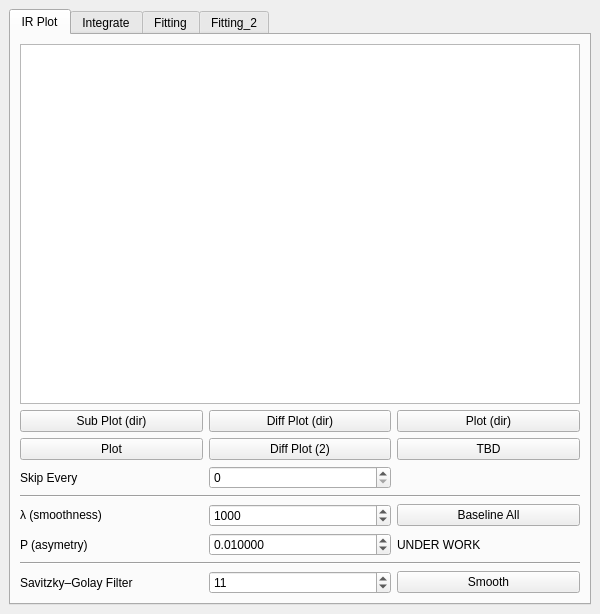
<?xml version="1.0" encoding="UTF-8"?>
<ui version="4.0">
 <class>DockWidget</class>
 <widget class="QDockWidget" name="DockWidget">
  <property name="geometry">
   <rect>
    <x>0</x>
    <y>0</y>
    <width>600</width>
    <height>614</height>
   </rect>
  </property>
  <property name="windowTitle">
   <string>FTIR</string>
  </property>
  <widget class="QWidget" name="dockWidgetContents">
   <layout class="QGridLayout" name="gridLayout">
    <item row="3" column="0" colspan="2">
     <widget class="QTabWidget" name="tabWidget">
      <property name="enabled">
       <bool>true</bool>
      </property>
      <property name="currentIndex">
       <number>0</number>
      </property>
      <widget class="QWidget" name="tab">
       <attribute name="title">
        <string>IR Plot</string>
       </attribute>
       <layout class="QGridLayout" name="gridLayout_2">
        <item row="12" column="1">
         <widget class="QLabel" name="label_6">
          <property name="text">
           <string>P (asymetry) </string>
          </property>
         </widget>
        </item>
        <item row="1" column="1">
         <widget class="QPushButton" name="sub_dir_pb">
          <property name="text">
           <string>Sub Plot (dir)</string>
          </property>
         </widget>
        </item>
        <item row="15" column="3">
         <widget class="QPushButton" name="smooth_pb">
          <property name="text">
           <string>Smooth</string>
          </property>
         </widget>
        </item>
        <item row="15" column="1">
         <widget class="QLabel" name="label_3">
          <property name="text">
           <string>Savitzky–Golay Filter</string>
          </property>
         </widget>
        </item>
        <item row="0" column="1" colspan="3">
         <widget class="QTreeView" name="FTIR_treeView"/>
        </item>
        <item row="10" column="2">
         <widget class="QSpinBox" name="lambda_sb">
          <property name="maximum">
           <number>9999999</number>
          </property>
          <property name="singleStep">
           <number>1000</number>
          </property>
          <property name="value">
           <number>1000</number>
          </property>
         </widget>
        </item>
        <item row="9" column="1" colspan="3">
         <widget class="Line" name="line">
          <property name="orientation">
           <enum>Qt::Horizontal</enum>
          </property>
         </widget>
        </item>
        <item row="1" column="3">
         <widget class="QPushButton" name="abs_dir_pb">
          <property name="text">
           <string>Plot (dir)</string>
          </property>
         </widget>
        </item>
        <item row="10" column="3">
         <widget class="QPushButton" name="baseline_pb">
          <property name="text">
           <string>Baseline All</string>
          </property>
         </widget>
        </item>
        <item row="4" column="1">
         <widget class="QPushButton" name="spectra_pb">
          <property name="text">
           <string>Plot</string>
          </property>
         </widget>
        </item>
        <item row="10" column="1">
         <widget class="QLabel" name="label_4">
          <property name="text">
           <string>&lt;html&gt;&lt;head/&gt;&lt;body&gt;&lt;p&gt;λ  (smoothness)&lt;/p&gt;&lt;/body&gt;&lt;/html&gt;</string>
          </property>
         </widget>
        </item>
        <item row="6" column="2">
         <widget class="QSpinBox" name="skip_sb">
          <property name="buttonSymbols">
           <enum>QAbstractSpinBox::UpDownArrows</enum>
          </property>
          <property name="keyboardTracking">
           <bool>false</bool>
          </property>
          <property name="value">
           <number>0</number>
          </property>
         </widget>
        </item>
        <item row="6" column="1">
         <widget class="QLabel" name="label">
          <property name="text">
           <string>Skip Every</string>
          </property>
         </widget>
        </item>
        <item row="4" column="2">
         <widget class="QPushButton" name="diff_2_pb">
          <property name="text">
           <string>Diff Plot (2)</string>
          </property>
         </widget>
        </item>
        <item row="4" column="3">
         <widget class="QPushButton" name="pushButton_7">
          <property name="text">
           <string>TBD</string>
          </property>
         </widget>
        </item>
        <item row="1" column="2">
         <widget class="QPushButton" name="diff_dir_pb">
          <property name="text">
           <string>Diff Plot (dir)</string>
          </property>
         </widget>
        </item>
        <item row="13" column="1" colspan="3">
         <widget class="Line" name="line_2">
          <property name="orientation">
           <enum>Qt::Horizontal</enum>
          </property>
         </widget>
        </item>
        <item row="15" column="2">
         <widget class="QSpinBox" name="smooth_sb">
          <property name="value">
           <number>11</number>
          </property>
         </widget>
        </item>
        <item row="12" column="2">
         <widget class="QDoubleSpinBox" name="p_sb">
          <property name="decimals">
           <number>6</number>
          </property>
          <property name="maximum">
           <double>1000.000000000000000</double>
          </property>
          <property name="singleStep">
           <double>0.010000000000000</double>
          </property>
          <property name="value">
           <double>0.010000000000000</double>
          </property>
         </widget>
        </item>
        <item row="12" column="3">
         <widget class="QLabel" name="label_7">
          <property name="text">
           <string>UNDER WORK</string>
          </property>
         </widget>
        </item>
       </layout>
      </widget>
      <widget class="QWidget" name="tab_3">
       <attribute name="title">
        <string>Integrate</string>
       </attribute>
       <layout class="QGridLayout" name="gridLayout_4">
        <item row="0" column="3" colspan="3">
         <widget class="QTextBrowser" name="textBrowser">
          <property name="sizePolicy">
           <sizepolicy hsizetype="Expanding" vsizetype="MinimumExpanding">
            <horstretch>0</horstretch>
            <verstretch>0</verstretch>
           </sizepolicy>
          </property>
          <property name="maximumSize">
           <size>
            <width>16777215</width>
            <height>100</height>
           </size>
          </property>
          <property name="html">
           <string>&lt;!DOCTYPE HTML PUBLIC &quot;-//W3C//DTD HTML 4.0//EN&quot; &quot;http://www.w3.org/TR/REC-html40/strict.dtd&quot;&gt;
&lt;html&gt;&lt;head&gt;&lt;meta name=&quot;qrichtext&quot; content=&quot;1&quot; /&gt;&lt;style type=&quot;text/css&quot;&gt;
p, li { white-space: pre-wrap; }
&lt;/style&gt;&lt;/head&gt;&lt;body style=&quot; font-family:'.AppleSystemUIFont'; font-size:13pt; font-weight:400; font-style:normal;&quot;&gt;
&lt;p align=&quot;center&quot; style=&quot; margin-top:0px; margin-bottom:0px; margin-left:0px; margin-right:0px; -qt-block-indent:0; text-indent:0px;&quot;&gt;Press integrate mode.  Add the spectra to the top axis then click and hold on one limit and release on the other limit and the integral will show up on the axis below as well as in the table below here,  or manually type in the limits below and press &amp;quot;Integrate&amp;quot;&lt;/p&gt;&lt;/body&gt;&lt;/html&gt;</string>
          </property>
         </widget>
        </item>
        <item row="7" column="3" rowspan="4" colspan="3">
         <widget class="QTableWidget" name="tableWidget">
          <property name="minimumSize">
           <size>
            <width>320</width>
            <height>0</height>
           </size>
          </property>
          <property name="maximumSize">
           <size>
            <width>1000</width>
            <height>1000</height>
           </size>
          </property>
          <property name="rowCount">
           <number>0</number>
          </property>
          <property name="columnCount">
           <number>0</number>
          </property>
         </widget>
        </item>
        <item row="2" column="5">
         <widget class="QDoubleSpinBox" name="max_sb">
          <property name="maximum">
           <double>4000.000000000000000</double>
          </property>
          <property name="value">
           <double>4000.000000000000000</double>
          </property>
         </widget>
        </item>
        <item row="2" column="4">
         <widget class="QDoubleSpinBox" name="min_sb">
          <property name="maximum">
           <double>4000.000000000000000</double>
          </property>
          <property name="value">
           <double>400.000000000000000</double>
          </property>
         </widget>
        </item>
        <item row="4" column="5">
         <widget class="QPushButton" name="integrate_pb">
          <property name="maximumSize">
           <size>
            <width>16777215</width>
            <height>16777215</height>
           </size>
          </property>
          <property name="text">
           <string>Integrate</string>
          </property>
         </widget>
        </item>
        <item row="4" column="4">
         <widget class="QComboBox" name="int_type_cb">
          <item>
           <property name="text">
            <string>Subtraction</string>
           </property>
          </item>
          <item>
           <property name="text">
            <string>Subtraction_C</string>
           </property>
          </item>
          <item>
           <property name="text">
            <string>Difference</string>
           </property>
          </item>
          <item>
           <property name="text">
            <string>Absolute</string>
           </property>
          </item>
         </widget>
        </item>
        <item row="5" column="3" colspan="3">
         <widget class="Line" name="line_3">
          <property name="orientation">
           <enum>Qt::Horizontal</enum>
          </property>
         </widget>
        </item>
        <item row="4" column="3">
         <widget class="QComboBox" name="xaxis_cb">
          <item>
           <property name="text">
            <string>Half-Ints</string>
           </property>
          </item>
          <item>
           <property name="text">
            <string>Ints</string>
           </property>
          </item>
         </widget>
        </item>
        <item row="2" column="3">
         <widget class="QComboBox" name="leftrightaxis_cb">
          <property name="maximumSize">
           <size>
            <width>16777215</width>
            <height>16777215</height>
           </size>
          </property>
          <item>
           <property name="text">
            <string>Left Axis</string>
           </property>
          </item>
          <item>
           <property name="text">
            <string>Right Axis</string>
           </property>
          </item>
         </widget>
        </item>
        <item row="1" column="3" colspan="3">
         <widget class="QRadioButton" name="integratemode_rb">
          <property name="text">
           <string>Integrate Mode</string>
          </property>
         </widget>
        </item>
        <item row="11" column="5">
         <widget class="QPushButton" name="plottable_pb">
          <property name="text">
           <string>Plot Table</string>
          </property>
         </widget>
        </item>
        <item row="11" column="4">
         <widget class="QComboBox" name="tabley_cb"/>
        </item>
       </layout>
      </widget>
      <widget class="QWidget" name="tab_2">
       <attribute name="title">
        <string>Fitting</string>
       </attribute>
       <layout class="QGridLayout" name="gridLayout_3">
        <item row="2" column="1">
         <widget class="QPushButton" name="plot_current_pb">
          <property name="text">
           <string>Plot Current</string>
          </property>
         </widget>
        </item>
        <item row="3" column="0" colspan="4">
         <widget class="QTextEdit" name="fit_report_TE"/>
        </item>
        <item row="1" column="0" colspan="4">
         <widget class="QTableWidget" name="tableWidget_2">
          <row>
           <property name="text">
            <string>Amp</string>
           </property>
          </row>
          <row>
           <property name="text">
            <string>Amp Low</string>
           </property>
          </row>
          <row>
           <property name="text">
            <string>Amp High</string>
           </property>
          </row>
          <row>
           <property name="text">
            <string>Cen</string>
           </property>
          </row>
          <row>
           <property name="text">
            <string>Cen Low</string>
           </property>
          </row>
          <row>
           <property name="text">
            <string>Cen High</string>
           </property>
          </row>
          <row>
           <property name="text">
            <string>Sigma</string>
           </property>
          </row>
          <row>
           <property name="text">
            <string>Sigma Low</string>
           </property>
          </row>
          <row>
           <property name="text">
            <string>Sigma High</string>
           </property>
          </row>
          <column>
           <property name="text">
            <string>Peak 1</string>
           </property>
          </column>
          <column>
           <property name="text">
            <string>Peak 2</string>
           </property>
          </column>
          <column>
           <property name="text">
            <string>Peak 3</string>
           </property>
          </column>
          <column>
           <property name="text">
            <string>Peak 4</string>
           </property>
          </column>
          <column>
           <property name="text">
            <string>Peak 5</string>
           </property>
          </column>
         </widget>
        </item>
        <item row="0" column="0">
         <widget class="QLabel" name="label_5">
          <property name="text">
           <string>Num of Peak</string>
          </property>
         </widget>
        </item>
        <item row="2" column="0">
         <widget class="QPushButton" name="selectdata_pb">
          <property name="text">
           <string>Select Data</string>
          </property>
         </widget>
        </item>
        <item row="0" column="1">
         <widget class="QSpinBox" name="num_peaks_sb">
          <property name="minimum">
           <number>1</number>
          </property>
          <property name="maximum">
           <number>5</number>
          </property>
         </widget>
        </item>
        <item row="2" column="3">
         <widget class="QPushButton" name="fit_pb">
          <property name="text">
           <string>Fit</string>
          </property>
         </widget>
        </item>
        <item row="2" column="2">
         <widget class="QPushButton" name="import_to_constraints_pb">
          <property name="text">
           <string>import fitted params</string>
          </property>
         </widget>
        </item>
        <item row="0" column="2" colspan="2">
         <widget class="QComboBox" name="fit_shape_cb">
          <item>
           <property name="text">
            <string>Voigt</string>
           </property>
          </item>
          <item>
           <property name="text">
            <string>Gaussian</string>
           </property>
          </item>
          <item>
           <property name="text">
            <string>Lorentz</string>
           </property>
          </item>
         </widget>
        </item>
       </layout>
      </widget>
      <widget class="QWidget" name="tab_4">
       <attribute name="title">
        <string>Fitting_2</string>
       </attribute>
       <layout class="QGridLayout" name="gridLayout_5">
        <item row="4" column="5">
         <widget class="QDoubleSpinBox" name="p4_amph_sb">
          <property name="maximum">
           <double>9999.000000000000000</double>
          </property>
          <property name="value">
           <double>9999.000000000000000</double>
          </property>
         </widget>
        </item>
        <item row="9" column="4">
         <widget class="QDoubleSpinBox" name="p3_cenh_sb">
          <property name="maximum">
           <double>4000.000000000000000</double>
          </property>
          <property name="value">
           <double>4000.000000000000000</double>
          </property>
         </widget>
        </item>
        <item row="10" column="1" colspan="6">
         <widget class="Line" name="line_5">
          <property name="orientation">
           <enum>Qt::Horizontal</enum>
          </property>
         </widget>
        </item>
        <item row="2" column="1">
         <widget class="QLabel" name="label_8">
          <property name="text">
           <string>Amp</string>
          </property>
         </widget>
        </item>
        <item row="8" column="3">
         <widget class="QDoubleSpinBox" name="p2_cenl_sb">
          <property name="maximum">
           <double>4000.000000000000000</double>
          </property>
          <property name="value">
           <double>400.000000000000000</double>
          </property>
         </widget>
        </item>
        <item row="13" column="2">
         <widget class="QDoubleSpinBox" name="p1_sigh_sb">
          <property name="maximum">
           <double>500.000000000000000</double>
          </property>
          <property name="value">
           <double>300.000000000000000</double>
          </property>
         </widget>
        </item>
        <item row="8" column="5">
         <widget class="QDoubleSpinBox" name="p4_cenl_sb">
          <property name="maximum">
           <double>4000.000000000000000</double>
          </property>
          <property name="value">
           <double>400.000000000000000</double>
          </property>
         </widget>
        </item>
        <item row="9" column="5">
         <widget class="QDoubleSpinBox" name="p4_cenh_sb">
          <property name="maximum">
           <double>4000.000000000000000</double>
          </property>
          <property name="value">
           <double>4000.000000000000000</double>
          </property>
         </widget>
        </item>
        <item row="8" column="2">
         <widget class="QDoubleSpinBox" name="p1_cenl_sb">
          <property name="maximum">
           <double>4000.000000000000000</double>
          </property>
          <property name="value">
           <double>400.000000000000000</double>
          </property>
         </widget>
        </item>
        <item row="9" column="1">
         <widget class="QLabel" name="label_13">
          <property name="text">
           <string>high</string>
          </property>
         </widget>
        </item>
        <item row="11" column="5">
         <widget class="QDoubleSpinBox" name="p4_sig_sb">
          <property name="maximum">
           <double>500.000000000000000</double>
          </property>
          <property name="value">
           <double>50.000000000000000</double>
          </property>
         </widget>
        </item>
        <item row="7" column="2">
         <widget class="QDoubleSpinBox" name="p1_cen_sb">
          <property name="maximum">
           <double>4000.000000000000000</double>
          </property>
          <property name="value">
           <double>1000.000000000000000</double>
          </property>
         </widget>
        </item>
        <item row="3" column="1">
         <widget class="QLabel" name="label_9">
          <property name="text">
           <string>low</string>
          </property>
         </widget>
        </item>
        <item row="4" column="2">
         <widget class="QDoubleSpinBox" name="p1_amph_sb">
          <property name="maximum">
           <double>9999.000000000000000</double>
          </property>
          <property name="value">
           <double>9999.000000000000000</double>
          </property>
         </widget>
        </item>
        <item row="0" column="6">
         <widget class="QCheckBox" name="p5_cb">
          <property name="text">
           <string>Peak 5</string>
          </property>
         </widget>
        </item>
        <item row="0" column="3">
         <widget class="QCheckBox" name="p2_cb">
          <property name="text">
           <string>Peak 2</string>
          </property>
         </widget>
        </item>
        <item row="7" column="4">
         <widget class="QDoubleSpinBox" name="p3_cen_sb">
          <property name="maximum">
           <double>4000.000000000000000</double>
          </property>
          <property name="value">
           <double>2000.000000000000000</double>
          </property>
         </widget>
        </item>
        <item row="8" column="6">
         <widget class="QDoubleSpinBox" name="p5_cenl_sb">
          <property name="maximum">
           <double>4000.000000000000000</double>
          </property>
          <property name="value">
           <double>400.000000000000000</double>
          </property>
         </widget>
        </item>
        <item row="11" column="6">
         <widget class="QDoubleSpinBox" name="p5_sig_sb">
          <property name="maximum">
           <double>500.000000000000000</double>
          </property>
          <property name="value">
           <double>50.000000000000000</double>
          </property>
         </widget>
        </item>
        <item row="12" column="4">
         <widget class="QDoubleSpinBox" name="p3_sigl_sb">
          <property name="maximum">
           <double>500.000000000000000</double>
          </property>
          <property name="value">
           <double>0.100000000000000</double>
          </property>
         </widget>
        </item>
        <item row="9" column="6">
         <widget class="QDoubleSpinBox" name="p5_cenh_sb">
          <property name="maximum">
           <double>4000.000000000000000</double>
          </property>
          <property name="value">
           <double>4000.000000000000000</double>
          </property>
         </widget>
        </item>
        <item row="11" column="4">
         <widget class="QDoubleSpinBox" name="p3_sig_sb">
          <property name="maximum">
           <double>500.000000000000000</double>
          </property>
          <property name="value">
           <double>50.000000000000000</double>
          </property>
         </widget>
        </item>
        <item row="11" column="3">
         <widget class="QDoubleSpinBox" name="p2_sig_sb">
          <property name="maximum">
           <double>500.000000000000000</double>
          </property>
          <property name="value">
           <double>50.000000000000000</double>
          </property>
         </widget>
        </item>
        <item row="6" column="1" colspan="6">
         <widget class="Line" name="line_4">
          <property name="orientation">
           <enum>Qt::Horizontal</enum>
          </property>
         </widget>
        </item>
        <item row="12" column="6">
         <widget class="QDoubleSpinBox" name="p5_sigl_sb">
          <property name="maximum">
           <double>500.000000000000000</double>
          </property>
          <property name="value">
           <double>0.100000000000000</double>
          </property>
         </widget>
        </item>
        <item row="3" column="5">
         <widget class="QDoubleSpinBox" name="p4_ampl_sb">
          <property name="maximum">
           <double>9999.000000000000000</double>
          </property>
         </widget>
        </item>
        <item row="8" column="4">
         <widget class="QDoubleSpinBox" name="p3_cenl_sb">
          <property name="maximum">
           <double>4000.000000000000000</double>
          </property>
          <property name="value">
           <double>400.000000000000000</double>
          </property>
         </widget>
        </item>
        <item row="0" column="2">
         <widget class="QCheckBox" name="p1_cb">
          <property name="text">
           <string>Peak 1</string>
          </property>
          <property name="checked">
           <bool>true</bool>
          </property>
         </widget>
        </item>
        <item row="2" column="6">
         <widget class="QDoubleSpinBox" name="p5_amp_sb">
          <property name="maximum">
           <double>9999.000000000000000</double>
          </property>
          <property name="value">
           <double>10.000000000000000</double>
          </property>
         </widget>
        </item>
        <item row="7" column="6">
         <widget class="QDoubleSpinBox" name="p5_cen_sb">
          <property name="maximum">
           <double>4000.000000000000000</double>
          </property>
          <property name="value">
           <double>3000.000000000000000</double>
          </property>
         </widget>
        </item>
        <item row="11" column="1">
         <widget class="QLabel" name="label_14">
          <property name="text">
           <string>sigma</string>
          </property>
         </widget>
        </item>
        <item row="11" column="2">
         <widget class="QDoubleSpinBox" name="p1_sig_sb">
          <property name="maximum">
           <double>500.000000000000000</double>
          </property>
          <property name="value">
           <double>50.000000000000000</double>
          </property>
         </widget>
        </item>
        <item row="15" column="5" colspan="2">
         <widget class="QPushButton" name="fit2_pb">
          <property name="text">
           <string>Fit</string>
          </property>
         </widget>
        </item>
        <item row="13" column="6">
         <widget class="QDoubleSpinBox" name="p5_sigh_sb">
          <property name="maximum">
           <double>500.000000000000000</double>
          </property>
          <property name="value">
           <double>300.000000000000000</double>
          </property>
         </widget>
        </item>
        <item row="13" column="3">
         <widget class="QDoubleSpinBox" name="p2_sigh_sb">
          <property name="maximum">
           <double>500.000000000000000</double>
          </property>
          <property name="value">
           <double>300.000000000000000</double>
          </property>
         </widget>
        </item>
        <item row="0" column="1">
         <widget class="QLabel" name="label_17">
          <property name="text">
           <string>Peak #</string>
          </property>
         </widget>
        </item>
        <item row="7" column="3">
         <widget class="QDoubleSpinBox" name="p2_cen_sb">
          <property name="maximum">
           <double>4000.000000000000000</double>
          </property>
          <property name="value">
           <double>1500.000000000000000</double>
          </property>
         </widget>
        </item>
        <item row="14" column="1" colspan="6">
         <widget class="QTextEdit" name="textEdit"/>
        </item>
        <item row="0" column="5">
         <widget class="QCheckBox" name="p4_cb">
          <property name="text">
           <string>Peak 4</string>
          </property>
         </widget>
        </item>
        <item row="3" column="3">
         <widget class="QDoubleSpinBox" name="p2_ampl_sb">
          <property name="maximum">
           <double>9999.000000000000000</double>
          </property>
         </widget>
        </item>
        <item row="15" column="1" colspan="2">
         <widget class="QPushButton" name="select_data_pb">
          <property name="text">
           <string>Select Data</string>
          </property>
         </widget>
        </item>
        <item row="4" column="3">
         <widget class="QDoubleSpinBox" name="p2_amph_sb">
          <property name="maximum">
           <double>9999.000000000000000</double>
          </property>
          <property name="value">
           <double>9999.000000000000000</double>
          </property>
         </widget>
        </item>
        <item row="8" column="1">
         <widget class="QLabel" name="label_12">
          <property name="text">
           <string>low</string>
          </property>
         </widget>
        </item>
        <item row="2" column="2">
         <widget class="QDoubleSpinBox" name="p1_amp_sb">
          <property name="maximum">
           <double>9999.000000000000000</double>
          </property>
          <property name="value">
           <double>10.000000000000000</double>
          </property>
         </widget>
        </item>
        <item row="7" column="1">
         <widget class="QLabel" name="label_11">
          <property name="text">
           <string>Cen</string>
          </property>
         </widget>
        </item>
        <item row="13" column="5">
         <widget class="QDoubleSpinBox" name="p4_sigh_sb">
          <property name="maximum">
           <double>500.000000000000000</double>
          </property>
          <property name="value">
           <double>300.000000000000000</double>
          </property>
         </widget>
        </item>
        <item row="4" column="6">
         <widget class="QDoubleSpinBox" name="p5_amph_sb">
          <property name="maximum">
           <double>9999.000000000000000</double>
          </property>
          <property name="value">
           <double>9999.000000000000000</double>
          </property>
         </widget>
        </item>
        <item row="4" column="1">
         <widget class="QLabel" name="label_10">
          <property name="text">
           <string>high</string>
          </property>
         </widget>
        </item>
        <item row="13" column="1">
         <widget class="QLabel" name="label_16">
          <property name="text">
           <string>high</string>
          </property>
         </widget>
        </item>
        <item row="2" column="4">
         <widget class="QDoubleSpinBox" name="p3_amp_sb">
          <property name="maximum">
           <double>9999.000000000000000</double>
          </property>
          <property name="value">
           <double>10.000000000000000</double>
          </property>
         </widget>
        </item>
        <item row="4" column="4">
         <widget class="QDoubleSpinBox" name="p3_amph_sb">
          <property name="maximum">
           <double>9999.000000000000000</double>
          </property>
          <property name="value">
           <double>9999.000000000000000</double>
          </property>
         </widget>
        </item>
        <item row="12" column="5">
         <widget class="QDoubleSpinBox" name="p4_sigl_sb">
          <property name="maximum">
           <double>500.000000000000000</double>
          </property>
          <property name="value">
           <double>0.100000000000000</double>
          </property>
         </widget>
        </item>
        <item row="2" column="3">
         <widget class="QDoubleSpinBox" name="p2_amp_sb">
          <property name="maximum">
           <double>9999.000000000000000</double>
          </property>
          <property name="value">
           <double>10.000000000000000</double>
          </property>
         </widget>
        </item>
        <item row="3" column="6">
         <widget class="QDoubleSpinBox" name="p5_ampl_sb">
          <property name="maximum">
           <double>9999.000000000000000</double>
          </property>
         </widget>
        </item>
        <item row="0" column="4">
         <widget class="QCheckBox" name="p3_cb">
          <property name="text">
           <string>Peak 3</string>
          </property>
         </widget>
        </item>
        <item row="12" column="1">
         <widget class="QLabel" name="label_15">
          <property name="text">
           <string>low</string>
          </property>
         </widget>
        </item>
        <item row="12" column="3">
         <widget class="QDoubleSpinBox" name="p2_sigl_sb">
          <property name="maximum">
           <double>500.000000000000000</double>
          </property>
          <property name="value">
           <double>0.100000000000000</double>
          </property>
         </widget>
        </item>
        <item row="9" column="2">
         <widget class="QDoubleSpinBox" name="p1_cenh_sb">
          <property name="maximum">
           <double>4000.000000000000000</double>
          </property>
          <property name="value">
           <double>4000.000000000000000</double>
          </property>
         </widget>
        </item>
        <item row="2" column="5">
         <widget class="QDoubleSpinBox" name="p4_amp_sb">
          <property name="maximum">
           <double>9999.000000000000000</double>
          </property>
          <property name="value">
           <double>10.000000000000000</double>
          </property>
         </widget>
        </item>
        <item row="7" column="5">
         <widget class="QDoubleSpinBox" name="p4_cen_sb">
          <property name="maximum">
           <double>4000.000000000000000</double>
          </property>
          <property name="value">
           <double>2500.000000000000000</double>
          </property>
         </widget>
        </item>
        <item row="13" column="4">
         <widget class="QDoubleSpinBox" name="p3_sigh_sb">
          <property name="maximum">
           <double>500.000000000000000</double>
          </property>
          <property name="value">
           <double>300.000000000000000</double>
          </property>
         </widget>
        </item>
        <item row="15" column="3" colspan="2">
         <widget class="QPushButton" name="fit_init_pb">
          <property name="text">
           <string>Fit Init</string>
          </property>
         </widget>
        </item>
        <item row="3" column="4">
         <widget class="QDoubleSpinBox" name="p3_ampl_sb">
          <property name="maximum">
           <double>9999.000000000000000</double>
          </property>
         </widget>
        </item>
        <item row="12" column="2">
         <widget class="QDoubleSpinBox" name="p1_sigl_sb">
          <property name="maximum">
           <double>500.000000000000000</double>
          </property>
          <property name="value">
           <double>0.100000000000000</double>
          </property>
         </widget>
        </item>
        <item row="9" column="3">
         <widget class="QDoubleSpinBox" name="p2_cenh_sb">
          <property name="maximum">
           <double>4000.000000000000000</double>
          </property>
          <property name="value">
           <double>4000.000000000000000</double>
          </property>
         </widget>
        </item>
        <item row="3" column="2">
         <widget class="QDoubleSpinBox" name="p1_ampl_sb">
          <property name="maximum">
           <double>9999.000000000000000</double>
          </property>
         </widget>
        </item>
        <item row="1" column="2">
         <widget class="QComboBox" name="lineshape_1">
          <item>
           <property name="text">
            <string>Voigt</string>
           </property>
          </item>
          <item>
           <property name="text">
            <string>Lorentz</string>
           </property>
          </item>
          <item>
           <property name="text">
            <string>Gaussian</string>
           </property>
          </item>
         </widget>
        </item>
        <item row="1" column="3">
         <widget class="QComboBox" name="lineshape_2">
          <item>
           <property name="text">
            <string>Voigt</string>
           </property>
          </item>
          <item>
           <property name="text">
            <string>Lorentz</string>
           </property>
          </item>
          <item>
           <property name="text">
            <string>Gaussian</string>
           </property>
          </item>
         </widget>
        </item>
        <item row="1" column="4">
         <widget class="QComboBox" name="lineshape_3">
          <item>
           <property name="text">
            <string>Voigt</string>
           </property>
          </item>
          <item>
           <property name="text">
            <string>Lorentz</string>
           </property>
          </item>
          <item>
           <property name="text">
            <string>Gaussian </string>
           </property>
          </item>
         </widget>
        </item>
        <item row="1" column="5">
         <widget class="QComboBox" name="lineshape_4">
          <item>
           <property name="text">
            <string>Voigt</string>
           </property>
          </item>
          <item>
           <property name="text">
            <string>Lorentz</string>
           </property>
          </item>
          <item>
           <property name="text">
            <string>Gaussian</string>
           </property>
          </item>
         </widget>
        </item>
        <item row="1" column="6">
         <widget class="QComboBox" name="lineshape_5">
          <item>
           <property name="text">
            <string>Voigt</string>
           </property>
          </item>
          <item>
           <property name="text">
            <string>Lorentz</string>
           </property>
          </item>
          <item>
           <property name="text">
            <string>Gaussian</string>
           </property>
          </item>
         </widget>
        </item>
       </layout>
      </widget>
     </widget>
    </item>
   </layout>
  </widget>
 </widget>
 <resources/>
 <connections/>
</ui>
